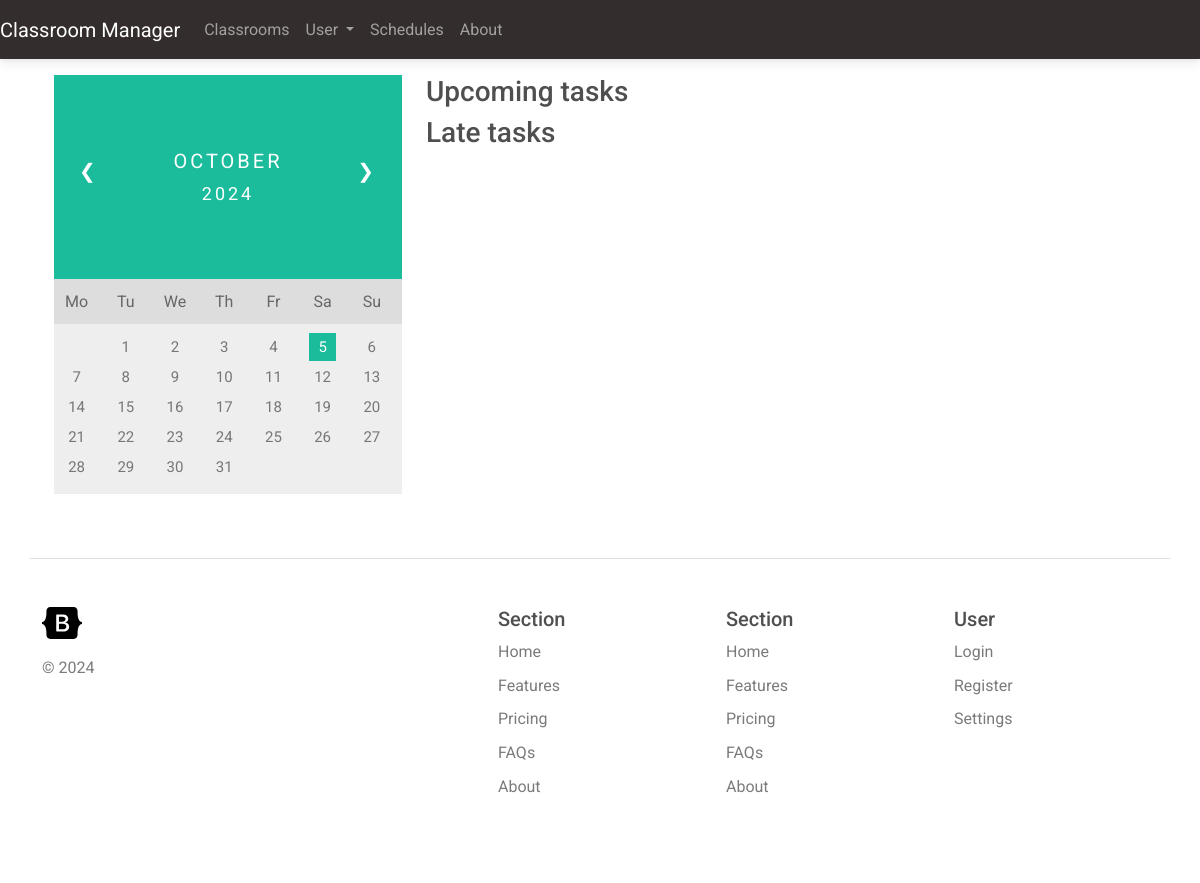
Before: /user/schedule (signed in) with the older database file.
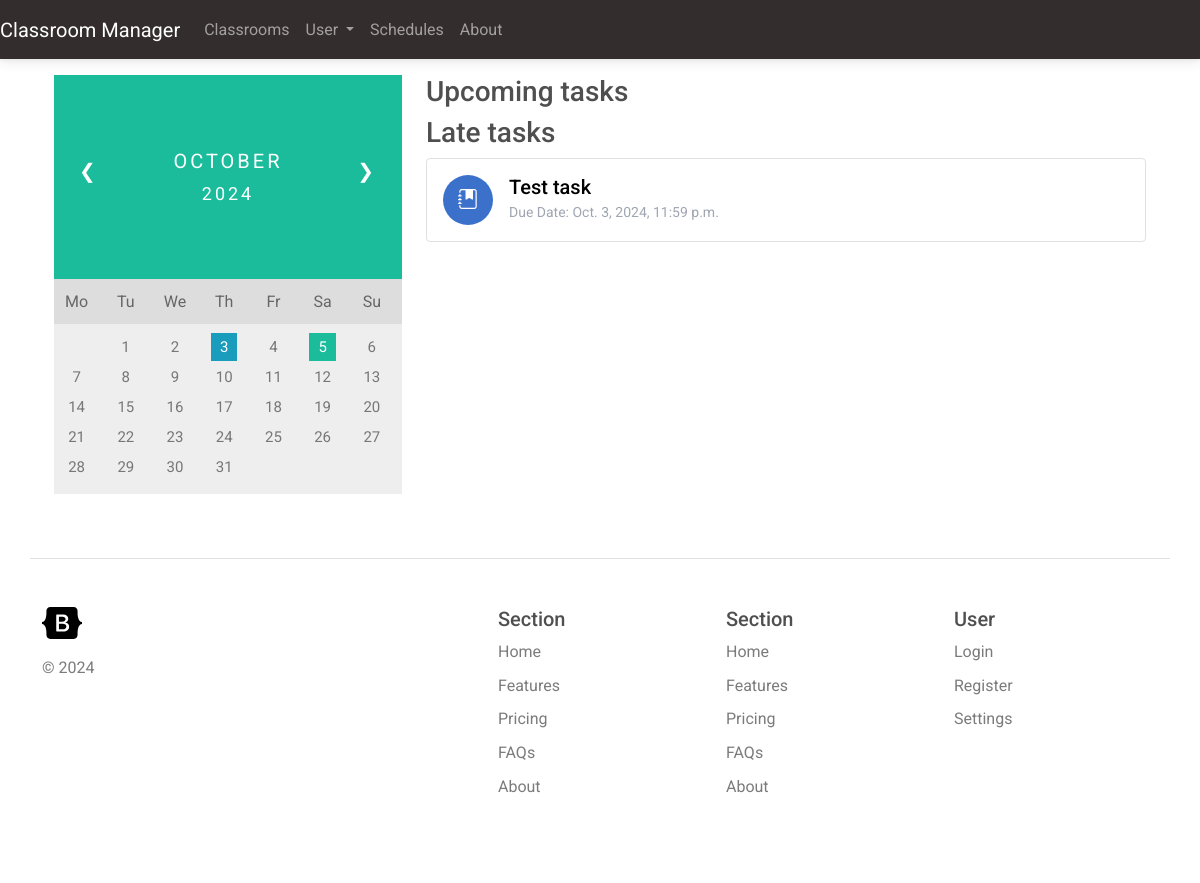
After: the same page with the newer database file.
### classroom_manager/models.py (models this page shows, shortened)
class ClassroomTask(models.Model):
    isAssignment = models.BooleanField(default=True)
    title = models.CharField(max_length=200, null=True)
    description = models.CharField(max_length=5000, null=True)
    classroom = models.ForeignKey(Classroom, on_delete=models.CASCADE)
    deadline = models.DateTimeField(null=True)
    acceptLateSubmission = models.BooleanField(default=True)

### classroom_manager/views.py (the view)
# urls.py: path('user/schedule', views.allTaskSchedules, name="all_task_schedules"),
@login_required(login_url='login')
def allTaskSchedules(request: HttpRequest):
    if request.method == 'GET':
        now = timezone.now()
        lateTaskScope = now - relativedelta.relativedelta(months=2)
        upcomingTasks = ClassroomTask.objects.filter((Q(classroom__students__id__contains=request.user.id)
                                                      |Q (classroom__teachers__id__contains=request.user.id) )& Q(deadline__gte=now) ).all()
        lateTasks = ClassroomTask.objects.filter((Q(classroom__students__id__contains=request.user.id)
                                                      |Q (classroom__teachers__id__contains=request.user.id) )& Q(deadline__gte=lateTaskScope) & Q(deadline__lte=now)).all()
        taskDates = [task.deadline for task in upcomingTasks] + [task.deadline for task in lateTasks]
        taskDates = list(set(taskDates))
        daysWithDeadlines = []
        for taskDate in taskDates:
            if taskDate.month == now.month and taskDate.year == now.year:
                daysWithDeadlines.append(taskDate.day)
        firstDay = now.replace(day=1)
        firstDayWeekday = firstDay.weekday()
        numberDaysOfMonth = (firstDay + relativedelta.relativedelta(months=1) - relativedelta.relativedelta(days=1)).day
        currentDay = now.day
        daysArray = list(range(1, numberDaysOfMonth + 1))
        daysArray = [''] * firstDayWeekday + daysArray
        monthString = now.strftime("%B")
        yearString = str(now.year)
        context = {'upcomingTasks': upcomingTasks, 'lateTasks': lateTasks,
                   'daysArray': daysArray, 'currentDay': currentDay, 'monthString': monthString,
                   'yearString': yearString, 'daysWithDeadlines': daysWithDeadlines}
        return render(request, 'all_task_schedules.html', context)
    else:
        return render(request, '404page.html')

### classroom_manager/templates/all_task_schedules.html (shortened to what this page needs)
{% extends 'navbar.html' %}
{% block content %}
    <div class="container py-3">
        <div class="row">
            <div class="col-12 col-lg-4">
                <div class="month">
                    <ul>
                    <li class="prev" style="list-style-type: none;">&#10094;</li>
                    <li class="next" style="list-style-type: none;">&#10095;</li>
                    <li style="list-style-type: none;">{{ monthString }}
                        <br><span style="font-size:18px">{{ yearString }}</span>
                    </li>
                    </ul>
                </div>
                <ul class="weekdays">
                    <li>Mo</li>
                    <li>Tu</li>
                    <li>We</li>
                    <li>Th</li>
                    <li>Fr</li>
                    <li>Sa</li>
                    <li>Su</li>
                </ul>
                <ul class="days">
                {% for i in daysArray %}
                    {% if i == currentDay and i in daysWithDeadlines %}
                        <li><span class="active haveDeadline">{{ i }}</span></li>
                    {% elif i == currentDay %}
                        <li><span class="active">{{ i }}</span></li>
                    {% elif i in daysWithDeadlines %}
                        <li><span class="haveDeadline">{{ i }}</span></li>
                    {% else %}
                        <li>{{ i }}</li>
                    {% endif %}
                {% endfor %}
                </ul>
            </div>
            <div class="col-12 col-lg-8">
                <h3>Upcoming tasks</h3>
                <h3>Late tasks</h3>
                {% for lateTask in lateTasks %}
                <a href="{% url 'task_details' lateTask.id %}" class="text-decoration-none">
                    <div class="border rounded p-3 mb-3">
                        <div class="d-flex align-items-center">
                            <div class="bg-primary rounded-circle me-2" style="width: 50px; height: 50px; position: relative;">
                                {% if lateTask.isAssignment %}
                                    <i class="bi bi-journal-bookmark-fill text-white" style="font-size: 20px; position: absolute; top: 50%; left: 50%; transform: translate(-50%, -50%);"></i>
                                {% else %}
                                    <i class="bi bi-layout-text-sidebar-reverse text-white" style="font-size: 20px; position: absolute; top: 50%; left: 50%; transform: translate(-50%, -50%);"></i>
                                {% endif %}
                            </div>
                            <div class="ms-2">
                                <h5 class="text-black m-auto">{{ lateTask.title }}</h5>
                                <p class="text-secondary m-auto"><small>Due Date: {{ lateTask.deadline }}</small></p>
                            </div>
                        </div>
                    </div>
                </a>
                {% endfor %}
            </div>
        </div>
    </div>
{% endblock %}

Changed rows visible on the page:
added ClassroomTask: isAssignment True (drawn), title "Test task", deadline "Oct. 3, 2024, 11:59 p.m."
Other visible differences:
list line gone: "3"
new list line: "3"
